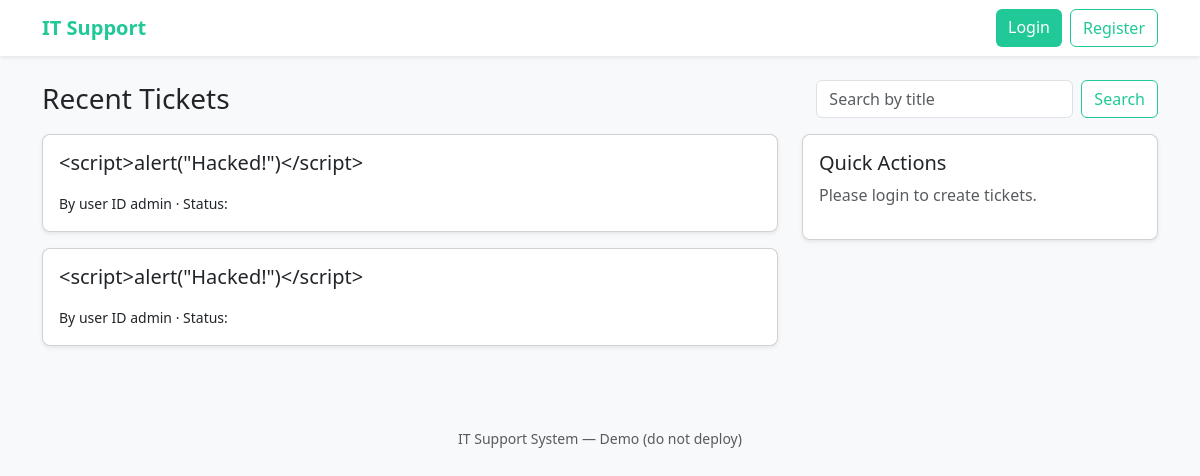
The page / on the database its author committed.
### tables this page shows
CREATE TABLE tickets (
            id INTEGER PRIMARY KEY AUTOINCREMENT,
            title TEXT,
            description TEXT,
            creator TEXT
        );

### app.py (the view)
@app.route("/")
def index():
    db = get_db()
    tickets = db.execute("SELECT * FROM tickets ORDER BY id DESC").fetchall()
    return render_template("index.html", tickets=tickets)

### app.py (called while the page is built)
def get_db():
    if "db" not in g:
        g.db = sqlite3.connect(DB_PATH)
        g.db.row_factory = sqlite3.Row
    return g.db

### templates/index.html (shortened to what this page needs)
{% extends "base.html" %}
{% block content %}
<div class="d-flex justify-content-between align-items-center mb-3">
  <h3 class="mb-0">Recent Tickets</h3>
  <form class="d-flex" method="get" action="{{ url_for('index') }}">
    <input class="form-control me-2" name="q" placeholder="Search by title" value="{{ q }}">
    <button class="btn btn-outline-teal">Search</button>
  </form>
</div>
<div class="row">
  <div class="col-md-8">
    {% for t in tickets %}
      <div class="card mb-3 shadow-sm">
        <div class="card-body">
          <h5 class="card-title">{{ t['title'] }}</h5>
          <p class="mb-0"><small>By user ID {{ t['creator'] }} · Status: </small></p>
        </div>
      </div>
    {% else %}
      <p class="text-muted">No tickets yet.</p>
    {% endfor %}
  </div>
  <div class="col-md-4">
    <div class="card shadow-sm">
      <div class="card-body">
        <h5>Quick Actions</h5>
        {% if session.get('username') %}
          <a href="{{ url_for('new_ticket') }}" class="btn btn-teal w-100">Create Ticket</a>
        {% else %}
          <p class="text-muted">Please login to create tickets.</p>
        {% endif %}
      </div>
    </div>
  </div>
</div>
{% endblock %}

### static/css/style.css (style rules this page uses)
:root { --teal: #20c997; --teal-dark: #198f73; --teal-light: #e6fcf7; }
.btn-outline-teal { color: var(--teal); border-color: var(--teal); background: white; }
body { background-color: #f8f9fa; }
.card { border-radius: 0.5rem; }

### rows shown on the page
tickets: title "<script>alert(\"Hacked!\")</script>", creator "admin"
tickets: title "<script>alert(\"Hacked!\")</script>", creator "admin"
